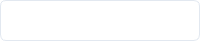
            <widget class="QFrame" name="pyqt5_frame_menubar_models_2">
             <property name="minimumSize">
              <size>
               <width>77</width>
               <height>41</height>
              </size>
             </property>
             <property name="maximumSize">
              <size>
               <width>9999</width>
               <height>41</height>
              </size>
             </property>
             <property name="acceptDrops">
              <bool>true</bool>
             </property>
             <property name="layoutDirection">
              <enum>Qt::LeftToRight</enum>
             </property>
             <property name="autoFillBackground">
              <bool>false</bool>
             </property>
             <property name="styleSheet">
              <string notr="true">box-sizing: border-box;
display: flex;
flex-direction: column;
align-items: flex-start;
gap: 25px;
background: #FFFFFF;
border: 1px solid #E2E8F0; /* slate/200 */
border-radius: 6px;</string>
             </property>
             <property name="frameShape">
              <enum>QFrame::StyledPanel</enum>
             </property>
             <property name="frameShadow">
              <enum>QFrame::Raised</enum>
             </property>
             <layout class="QHBoxLayout" name="horizontalLayout_30">
              <property name="spacing">
               <number>6</number>
              </property>
              <property name="leftMargin">
               <number>3</number>
              </property>
              <property name="topMargin">
               <number>0</number>
              </property>
              <property name="rightMargin">
               <number>3</number>
              </property>
              <property name="bottomMargin">
               <number>0</number>
              </property>
              <item>
               <widget class="QPushButton" name="pyqt5_button_simulate_curve_noise">
                <property name="enabled">
                 <bool>true</bool>
                </property>
                <property name="minimumSize">
                 <size>
                  <width>31</width>
                  <height>31</height>
                 </size>
                </property>
                <property name="maximumSize">
                 <size>
                  <width>31</width>
                  <height>31</height>
                 </size>
                </property>
                <property name="font">
                 <font>
                  <family>Segoe UI</family>
                  <pointsize>-1</pointsize>
                  <weight>62</weight>
                  <italic>false</italic>
                  <bold>true</bold>
                 </font>
                </property>
                <property name="toolTip">
                 <string>&lt;html&gt;&lt;head/&gt;&lt;body&gt;&lt;p&gt;Simulate experimental data&lt;/p&gt;&lt;/body&gt;&lt;/html&gt;</string>
                </property>
                <property name="whatsThis">
                 <string>&lt;html&gt;&lt;head/&gt;&lt;body&gt;&lt;p&gt;Simulate experimental data&lt;/p&gt;&lt;/body&gt;&lt;/html&gt;</string>
                </property>
                <property name="styleSheet">
                 <string notr="true">
/* Default State */
QPushButton {
    border: none;
	background: transparent;  /* Ghost button with no background */
    color: #0F172A;  /* Text color */
    border-radius: 6px;  /* Rounded corners */
    font-family: 'Segoe UI', sans-serif;  /* Font family */
    font-style: normal;  /* Font style */
    font-weight: 500;  /* Font weight */
    font-size: 14px;  /* Font size */
    line-height: 24px;  /* Line height */
	padding: 4px;
	image: url(:/ui/qt/resources/buttons/addnoise_icon.png);
}

/* Hover State */
QPushButton:hover {
	background: #F1F5F9;  /* slate/100 */
    color: #0F172A;  /* Text color */
	image: url(:/ui/qt/resources/buttons/addnoise_icon.png);
}

/* Pressed State */
QPushButton:pressed {
    background: #DEE8F2;
    color: #0F172A;  /* Text color */
	image: url(:/ui/qt/resources/buttons/addnoise_icon.png);
}</string>
                </property>
                <property name="text">
                 <string/>
                </property>
               </widget>
              </item>
              <item>
               <widget class="QPushButton" name="pyqt5_button_duplicate_curve">
                <property name="enabled">
                 <bool>true</bool>
                </property>
                <property name="minimumSize">
                 <size>
                  <width>31</width>
                  <height>31</height>
                 </size>
                </property>
                <property name="maximumSize">
                 <size>
                  <width>31</width>
                  <height>31</height>
                 </size>
                </property>
                <property name="font">
                 <font>
                  <family>Segoe UI</family>
                  <pointsize>-1</pointsize>
                  <weight>62</weight>
                  <italic>false</italic>
                  <bold>true</bold>
                 </font>
                </property>
                <property name="toolTip">
                 <string>&lt;html&gt;&lt;head/&gt;&lt;body&gt;&lt;p&gt;Duplicate curve&lt;/p&gt;&lt;/body&gt;&lt;/html&gt;</string>
                </property>
                <property name="whatsThis">
                 <string>&lt;html&gt;&lt;head/&gt;&lt;body&gt;&lt;p&gt;Duplicate curve&lt;/p&gt;&lt;/body&gt;&lt;/html&gt;</string>
                </property>
                <property name="styleSheet">
                 <string notr="true">
/* Default State */
QPushButton {
    border: none;
	background: transparent;  /* Ghost button with no background */
    color: #0F172A;  /* Text color */
    border-radius: 6px;  /* Rounded corners */
    font-family: 'Segoe UI', sans-serif;  /* Font family */
    font-style: normal;  /* Font style */
    font-weight: 500;  /* Font weight */
    font-size: 14px;  /* Font size */
    line-height: 24px;  /* Line height */
	padding: 4px;
	image: url(:/ui/qt/resources/buttons/duplicate_icon.png);
}

/* Hover State */
QPushButton:hover {
	background: #F1F5F9;  /* slate/100 */
    color: #0F172A;  /* Text color */
	image: url(:/ui/qt/resources/buttons/duplicate_icon.png);
}

/* Pressed State */
QPushButton:pressed {
    background: #DEE8F2;
    color: #0F172A;  /* Text color */
	image: url(:/ui/qt/resources/buttons/duplicate_icon.png);
}</string>
                </property>
                <property name="text">
                 <string/>
                </property>
               </widget>
              </item>
              <item>
               <widget class="QPushButton" name="pyqt5_button_save_curve">
                <property name="enabled">
                 <bool>true</bool>
                </property>
                <property name="minimumSize">
                 <size>
                  <width>31</width>
                  <height>31</height>
                 </size>
                </property>
                <property name="maximumSize">
                 <size>
                  <width>31</width>
                  <height>31</height>
                 </size>
                </property>
                <property name="font">
                 <font>
                  <family>Segoe UI</family>
                  <pointsize>-1</pointsize>
                  <weight>62</weight>
                  <italic>false</italic>
                  <bold>true</bold>
                 </font>
                </property>
                <property name="toolTip">
                 <string>&lt;html&gt;&lt;head/&gt;&lt;body&gt;&lt;p&gt;Export curve&lt;/p&gt;&lt;/body&gt;&lt;/html&gt;</string>
                </property>
                <property name="whatsThis">
                 <string>&lt;html&gt;&lt;head/&gt;&lt;body&gt;&lt;p&gt;Export curve&lt;/p&gt;&lt;/body&gt;&lt;/html&gt;</string>
                </property>
                <property name="styleSheet">
                 <string notr="true">
/* Default State */
QPushButton {
    border: none;
	background: transparent;  /* Ghost button with no background */
    color: #0F172A;  /* Text color */
    border-radius: 6px;  /* Rounded corners */
    font-family: 'Segoe UI', sans-serif;  /* Font family */
    font-style: normal;  /* Font style */
    font-weight: 500;  /* Font weight */
    font-size: 14px;  /* Font size */
    line-height: 24px;  /* Line height */
	padding: 4px;
	image: url(:/ui/qt/resources/buttons/upload_file_icon.png);
}

/* Hover State */
QPushButton:hover {
	background: #F1F5F9;  /* slate/100 */
    color: #0F172A;  /* Text color */
	image: url(:/ui/qt/resources/buttons/upload_file_icon.png);
}

/* Pressed State */
QPushButton:pressed {
    background: #DEE8F2;
    color: #0F172A;  /* Text color */
	image: url(:/ui/qt/resources/buttons/upload_file_icon.png);
}</string>
                </property>
                <property name="text">
                 <string/>
                </property>
               </widget>
              </item>
              <item>
               <widget class="QPushButton" name="pyqt5_button_delete_curve">
                <property name="enabled">
                 <bool>true</bool>
                </property>
                <property name="minimumSize">
                 <size>
                  <width>31</width>
                  <height>31</height>
                 </size>
                </property>
                <property name="maximumSize">
                 <size>
                  <width>31</width>
                  <height>31</height>
                 </size>
                </property>
                <property name="font">
                 <font>
                  <family>Segoe UI</family>
                  <pointsize>-1</pointsize>
                  <weight>62</weight>
                  <italic>false</italic>
                  <bold>true</bold>
                 </font>
                </property>
                <property name="toolTip">
                 <string>&lt;html&gt;&lt;head/&gt;&lt;body&gt;&lt;p&gt;Delete curve&lt;/p&gt;&lt;/body&gt;&lt;/html&gt;</string>
                </property>
                <property name="whatsThis">
                 <string>&lt;html&gt;&lt;head/&gt;&lt;body&gt;&lt;p&gt;Delete curve&lt;/p&gt;&lt;/body&gt;&lt;/html&gt;</string>
                </property>
                <property name="styleSheet">
                 <string notr="true">
/* Default State */
QPushButton {
    border: none;
	background: transparent;  /* Ghost button with no background */
    color: #0F172A;  /* Text color */
    border-radius: 6px;  /* Rounded corners */
    font-family: 'Segoe UI', sans-serif;  /* Font family */
    font-style: normal;  /* Font style */
    font-weight: 500;  /* Font weight */
    font-size: 14px;  /* Font size */
    line-height: 24px;  /* Line height */
	padding: 4px;
	image: url(:/ui/qt/resources/buttons/trash_icon.png);
}

/* Hover State */
QPushButton:hover {
	background: #F1F5F9;  /* slate/100 */
    color: #0F172A;  /* Text color */
	image: url(:/ui/qt/resources/buttons/trash_icon.png);
}

/* Pressed State */
QPushButton:pressed {
    background: #DEE8F2;
    color: #0F172A;  /* Text color */
	image: url(:/ui/qt/resources/buttons/trash_icon.png);
}</string>
                </property>
                <property name="text">
                 <string/>
                </property>
               </widget>
              </item>
             </layout>
            </widget>
